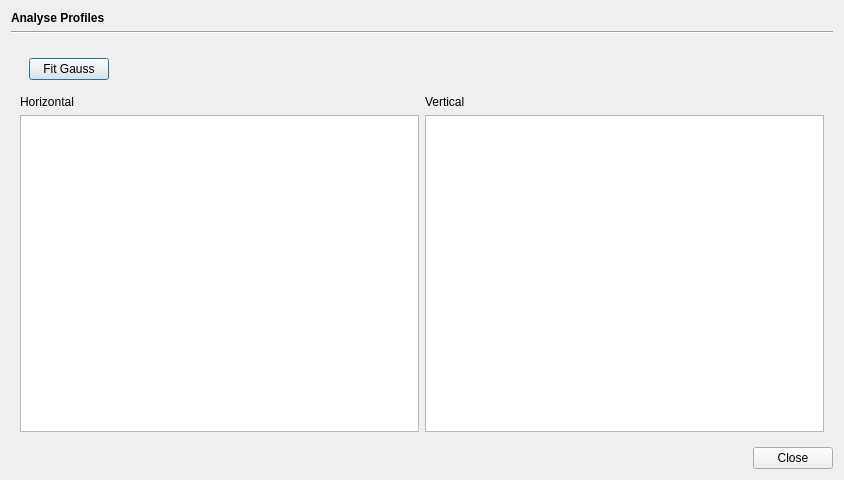
<?xml version="1.0" encoding="UTF-8"?>
<ui version="4.0">
 <class>AnalyseProfileDialog</class>
 <widget class="QDialog" name="AnalyseProfileDialog">
  <property name="geometry">
   <rect>
    <x>0</x>
    <y>0</y>
    <width>844</width>
    <height>480</height>
   </rect>
  </property>
  <property name="windowTitle">
   <string>Dialog</string>
  </property>
  <layout class="QVBoxLayout" name="verticalLayout">
   <item>
    <widget class="QLabel" name="label">
     <property name="font">
      <font>
       <bold>true</bold>
      </font>
     </property>
     <property name="text">
      <string>Analyse Profiles</string>
     </property>
    </widget>
   </item>
   <item>
    <widget class="Line" name="line">
     <property name="orientation">
      <enum>Qt::Horizontal</enum>
     </property>
    </widget>
   </item>
   <item>
    <widget class="QWidget" name="widget" native="true">
     <property name="sizePolicy">
      <sizepolicy hsizetype="Preferred" vsizetype="Preferred">
       <horstretch>1</horstretch>
       <verstretch>1</verstretch>
      </sizepolicy>
     </property>
     <layout class="QGridLayout" name="gridLayout">
      <item row="0" column="0" colspan="2">
       <widget class="QWidget" name="widget_2" native="true">
        <layout class="QHBoxLayout" name="horizontalLayout">
         <item>
          <widget class="QPushButton" name="fitGaussButton">
           <property name="text">
            <string>Fit Gauss</string>
           </property>
          </widget>
         </item>
         <item>
          <spacer name="horizontalSpacer">
           <property name="orientation">
            <enum>Qt::Horizontal</enum>
           </property>
           <property name="sizeHint" stdset="0">
            <size>
             <width>40</width>
             <height>20</height>
            </size>
           </property>
          </spacer>
         </item>
        </layout>
       </widget>
      </item>
      <item row="1" column="0">
       <widget class="QLabel" name="label_2">
        <property name="text">
         <string>Horizontal</string>
        </property>
       </widget>
      </item>
      <item row="1" column="1">
       <widget class="QLabel" name="label_3">
        <property name="text">
         <string>Vertical</string>
        </property>
       </widget>
      </item>
      <item row="2" column="1">
       <widget class="QTextBrowser" name="verticalDataField">
        <property name="sizePolicy">
         <sizepolicy hsizetype="Expanding" vsizetype="Expanding">
          <horstretch>0</horstretch>
          <verstretch>1</verstretch>
         </sizepolicy>
        </property>
        <property name="font">
         <font>
          <family>FreeMono</family>
         </font>
        </property>
       </widget>
      </item>
      <item row="2" column="0">
       <widget class="QTextBrowser" name="horizontalDataField">
        <property name="sizePolicy">
         <sizepolicy hsizetype="Expanding" vsizetype="Expanding">
          <horstretch>0</horstretch>
          <verstretch>1</verstretch>
         </sizepolicy>
        </property>
        <property name="font">
         <font>
          <family>FreeMono</family>
         </font>
        </property>
       </widget>
      </item>
     </layout>
    </widget>
   </item>
   <item>
    <widget class="QDialogButtonBox" name="buttonBox">
     <property name="orientation">
      <enum>Qt::Horizontal</enum>
     </property>
     <property name="standardButtons">
      <set>QDialogButtonBox::Close</set>
     </property>
    </widget>
   </item>
  </layout>
 </widget>
 <resources/>
 <connections>
  <connection>
   <sender>buttonBox</sender>
   <signal>accepted()</signal>
   <receiver>AnalyseProfileDialog</receiver>
   <slot>accept()</slot>
   <hints>
    <hint type="sourcelabel">
     <x>248</x>
     <y>254</y>
    </hint>
    <hint type="destinationlabel">
     <x>157</x>
     <y>274</y>
    </hint>
   </hints>
  </connection>
  <connection>
   <sender>buttonBox</sender>
   <signal>rejected()</signal>
   <receiver>AnalyseProfileDialog</receiver>
   <slot>reject()</slot>
   <hints>
    <hint type="sourcelabel">
     <x>316</x>
     <y>260</y>
    </hint>
    <hint type="destinationlabel">
     <x>286</x>
     <y>274</y>
    </hint>
   </hints>
  </connection>
 </connections>
</ui>
